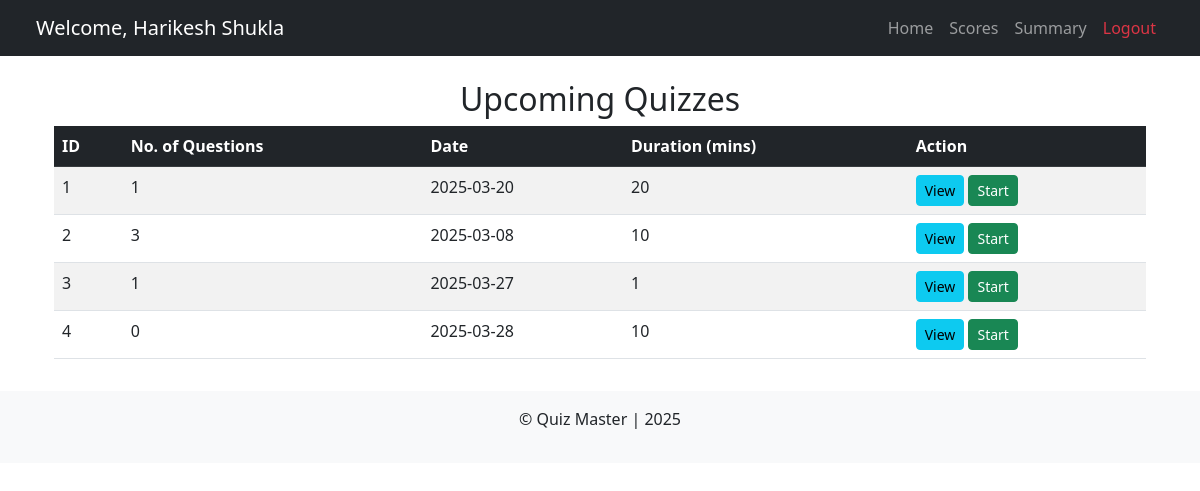
Screenshot of /user_dashboard (signed in) with the database file from the repository.
### models.py (models this page shows)
class User(db.Model, UserMixin):
  id = db.Column(db.Integer, primary_key=True)
  name = db.Column(db.String(100), nullable=False)
  email = db.Column(db.String(150), unique=True, nullable=False)
  pwd = db.Column(db.String(255), nullable=False)
  dob = db.Column(db.String, nullable=False)
  role_id = db.Column(db.Integer, db.ForeignKey('role.id'), default=1)
  active = db.Column(db.Boolean, default=True)
  fs_uniquifier = db.Column(db.String, unique=True, default=lambda: str(uuid.uuid4()))
  attempts = db.relationship('QuizAttempt', backref='user', cascade="all, delete", lazy=True)

class Quiz(db.Model):
  id = db.Column(db.Integer, primary_key=True)
  chapter_id = db.Column(db.Integer, db.ForeignKey('chapter.id'), nullable=False)
  date = db.Column(db.Date, nullable=False)
  duration = db.Column(db.Integer, nullable=False)  # Duration in minutes
  questions = db.relationship('QuizQuestion', backref='quiz', cascade="all, delete", lazy=True)
  attempts = db.relationship('QuizAttempt', backref='quiz', cascade="all, delete", lazy=True)

### routes.py (the view)
@app.route('/user_dashboard')
@auth_required()
def user_dashboard():
  quizzes = Quiz.query.all()
  return render_template('user/user_dashboard.html', quizzes=quizzes)

### templates/user/user_dashboard.html (shortened to what this page needs)
{% extends 'user/user_base.html' %}
{% block content %}
<div class="container mt-4">
  <h2 class="text-center">Upcoming Quizzes</h2>
  {% if quizzes %}
    <div class="table-responsive">
      <table class="table table-striped">
        <thead class="table-dark">
          <tr>
            <th>ID</th>
            <th>No. of Questions</th>
            <th>Date</th>
            <th>Duration (mins)</th>
            <th>Action</th>
          </tr>
        </thead>
        <tbody>
          {% for quiz in quizzes %}
          <tr>
            <td>{{ quiz.id }}</td>
            <td>{{ quiz.questions|length }}</td>
            <td>{{ quiz.date }}</td>
            <td>{{ quiz.duration }}</td>
            <td>
              <a href="{{ url_for('view_quiz', quiz_id=quiz.id) }}" class="btn btn-info btn-sm">View</a>
              <a href="{{ url_for('start_quiz', quiz_id=quiz.id) }}" class="btn btn-success btn-sm">Start</a>
            </td>
          </tr>
          {% endfor %}
        </tbody>
      </table>
    </div>
  {% else %}
    <h5 class="text-center text-muted">No upcoming quizzes available.</h5>
  {% endif %}
</div>
{% endblock %}

### templates/user/user_base.html (shortened to what this page needs)
<!DOCTYPE html>
<html lang="en">
<head>
  <link href="https://cdn.jsdelivr.net/npm/bootstrap@5.3.0/dist/css/bootstrap.min.css" rel="stylesheet">
</head>
<body>
<header>
  <nav class="navbar navbar-expand-lg navbar-dark bg-dark px-4">
    <div class="container-fluid">
      <span class="navbar-brand">
          Welcome, {% if current_user.is_authenticated %} {{ current_user.name }} {% else %} Guest {% endif %}
      </span>
      <div class="collapse navbar-collapse justify-content-end" id="navbarNav">
        <ul class="navbar-nav">
          <li class="nav-item"><a class="nav-link" href="{{ url_for('user_dashboard') }}">Home</a></li>
          <li class="nav-item"><a class="nav-link" href="{{ url_for('user_score') }}">Scores</a></li>
          <li class="nav-item"><a class="nav-link" href="{{ url_for('user_summary') }}">Summary</a></li>
          <li class="nav-item"><a class="nav-link text-danger" href="{{ url_for('logout') }}">Logout</a></li>
        </ul>
      </div>
    </div>
  </nav>
</header>
<main class="container mt-2">
  {% block content %}{% endblock %}
</main>
<footer class="text-center mt-3 py-3 bg-light">
  <p>&copy; Quiz Master | 2025</p>
</footer>
</body>
</html>

### rows the page displays
User: name "Harikesh Shukla"
Quiz: id "1", questions|length "1", date "2025-03-20", duration "20"
Quiz: id "2", questions|length "3", date "2025-03-08", duration "10"
Quiz: id "3", questions|length "1", date "2025-03-27", duration "1"
Quiz: id "4", questions|length "0", date "2025-03-28", duration "10"
